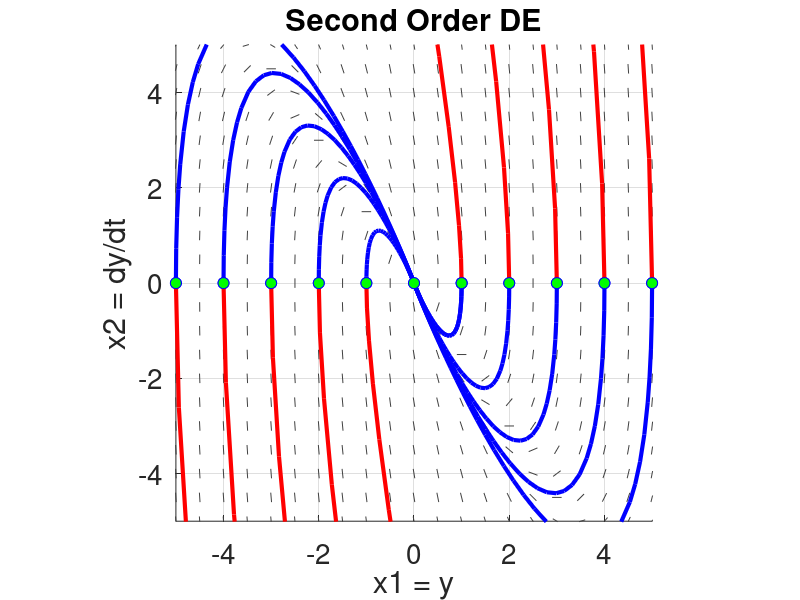

MATLAB code to generate this figure: (Note: this script raises an error after producing the figure.)
close all; clear all; clc
a=1; b=6; c=9
F = @(t, x) [x(2); -(c/a) .* x(1) - (b/a) .* x(2)] 
x1min = -5; x1max= 5; x2min = -5; x2max =5;
figure % Pop up a new figure
axis([x1min x1max x2min x2max ])
axis square
grid on; hold on
set(gca, 'FontSize',20)
title('Second Order DE')
xlabel('x1 = y'); ylabel('x2 = dy/dt')
radius = 0.1 % Control the size of the tick marks
spacing_horizontal = 0.5; % Control their horizontal spacing.
spacing_vertical = 0.5; % Control their vertical spacing.
my_color = [0.25, 0.25, 0.25]; % Control their color.
optional_dots = 0; % Control whether a dot is placed. Use 0 or 1
time = 0

for x1p =x1min: spacing_horizontal: x1max
 for x2p = x2min: spacing_vertical: x2max
 x=[x1p;x2p]; % Update the state vector x.
 dx = F(time,x) % Find dx/dt
 % Add a line here to replace dx by a unit vector.
 mag=(sqrt((dx(1))^2+(dx(2)^2)))
 dx(1)=dx(1)/mag
 dx(2)=dx(2)/mag
 dx1 = dx(1) *radius; dx2 = dx(2)*radius; % Scale tick marks.
 % Plot the tick marks!
 plot([x1p - dx1 , x1p + dx1 ], [x2p - dx2 , x2p + dx2] , 'Color', my_color);

 if optional_dots
 plot( x1p, x2p, 'cyano', 'MarkerSize', 4, 'MarkerFaceColor', 'blue')
 end
 end
 pause(0.1)
end

%plots one solution
tStart = 0; tEnd = 10;
both_directions = 1; % Change to 0 to draw in the forward direction only.
show_initial_point = 1; % Change to 0 to suppress drawing the initial points.
x0 = [1;0];
[~, x_out] = ode45(F, [tStart, tEnd], x0);
plot(x_out(:,1), x_out(:,2), 'blue', 'LineWidth', 3)
% Show initial point using a green dot.
if show_initial_point
 plot(x0(1), x0(2), 'bo', 'MarkerSize', 8, 'MarkerFaceColor', 'green')
end

for n = -5:5
x0 = [n; 0]
% Block of code here
[~, x_out] = ode45(F, [tStart, tEnd], x0);
plot(x_out(:,1), x_out(:,2), 'blue', 'LineWidth', 3)
% Show initial point using a green dot.
if show_initial_point
 plot(x0(1), x0(2), 'bo', 'MarkerSize', 8, 'MarkerFaceColor', 'green')
end
end

for n = -5:5
x0 = [n; 0]
% Block of code here
[~, x_out] = ode45(F, tStart: -0.05: -tEnd, x0); % Backwards!!!
plot(x_out(:,1), x_out(:,2), 'red', 'LineWidth', 3)
% Show initial point using a green dot.
if show_initial_point
 plot(x0(1), x0(2), 'bo', 'MarkerSize', 8, 'MarkerFaceColor', 'green')
end
end


%% Doesn't work
clear, clc
syms y(t) n
Dy = diff(y, t); D2y = diff(y,t,t);

a = 1; b = 6; c = 9;
DE = a*D2y + b * Dy + c * y == 0
 
dsolve(DE, y(0)==[n;0])

%% Moving on
close all; clear all; clc
a=1; b=6; c=9
F = @(t, x) [x(2); -(c/a) .* x(1) - (b/a) .* x(2)] 
x1min = -5; x1max= 5; x2min = -5; x2max =5;
figure % Pop up a new figure
axis([x1min x1max x2min x2max ])
axis square
grid on; hold on
set(gca, 'FontSize',20)
title('Second Order DE')
xlabel('x1 = y'); ylabel('x2 = dy/dt')
radius = 0.1 % Control the size of the tick marks
spacing_horizontal = 0.5; % Control their horizontal spacing.
spacing_vertical = 0.5; % Control their vertical spacing.
my_color = [0.25, 0.25, 0.25]; % Control their color.
optional_dots = 0; % Control whether a dot is placed. Use 0 or 1
time = -1
for x1p =x1min: spacing_horizontal: x1max
 for x2p = x2min: spacing_vertical: x2max
 x=[x1p;x2p]; % Update the state vector x.
 dx = F(time,x) % Find dx/dt
 % Add a line here to replace dx by a unit vector.
 mag=(sqrt((dx(1))^2+(dx(2)^2)))
 dx(1)=dx(1)/mag
 dx(2)=dx(2)/mag
 dx1 = dx(1) *radius; dx2 = dx(2)*radius; % Scale tick marks.
 % Plot the tick marks!
 plot([x1p - dx1 , x1p + dx1 ], [x2p - dx2 , x2p + dx2] , 'Color', my_color);

 if optional_dots
 plot( x1p, x2p, 'cyano', 'MarkerSize', 4, 'MarkerFaceColor', 'blue')
 end
 end
 pause(0.1)
end

%plots one solution
tStart = 0; tEnd = 10;
both_directions = 1; % Change to 0 to draw in the forward direction only.
show_initial_point = 1; % Change to 0 to suppress drawing the initial points.
x0 = [1;0];
[~, x_out] = ode45(F, [tStart, tEnd], x0);
comet(x_out(:,1), x_out(:,2))
% Show initial point using a green dot.
if show_initial_point
 plot(x0(1), x0(2), 'bo', 'MarkerSize', 8, 'MarkerFaceColor', 'yellow')
end

for n = -5:5
x0 = [n; 0]
% Block of code here
[~, x_out] = ode45(F, [tStart, tEnd], x0);
comet(x_out(:,1), x_out(:,2))
% Show initial point using a green dot.
if show_initial_point
 plot(x0(1), x0(2), 'bo', 'MarkerSize', 8, 'MarkerFaceColor', 'yellow')
end
end

%% Custom Direction Field for second-order differential equation:

% ay'' + by' + cy = 0
clear, clc, close all
% BLOCK 1: Convert 2nd-order DE to a system of first order DEs.
% The new system will have the form dx/dt = F(t, x) where x is the state
% vector. So, x = [x1; x2]
% Define the constants here.
% Define F(t, x) as an anonymous function.
% Below, x is a column vector with two components
F = @(t, x) [x(2); -x(1)-((1-((x(1))^2)*x(2))/2)] ;

% BLOCK 2: Set the plot window dimensions here.
% Customize the plot settings.
x1min = -5; x1max= 5; x2min = -5; x2max =5;
figure % Pop up a new figure
axis([x1min x1max x2min x2max ])
axis square
grid on; hold on
set(gca, 'FontSize', 20)
title('Van der Pol Oscillator')
xlabel('x1 = y'); ylabel('x2 = dy/dt')

radius = 0.1 % Control the size of the tick marks
spacing_horizontal = 0.5; % Control their horizontal spacing.
spacing_vertical = 0.5; % Control their vertical spacing.
my_color = [0.25, 0.25, 0.25]; % Control their color.
optional_dots = 1; % Control whether a dot is placed. Use 0 or 1
time = -5:5;

for x1p =x1min: spacing_horizontal: x1max
 for x2p = x2min: spacing_vertical: x2max
 x=[x1p;x2p]; % Update the state vector x.
 dx = F(time,x); % Find dx/dt
 % Add a line here to replace dx by a unit vector.
 mag=(sqrt((dx(1))^2+(dx(2)^2)));
 dx(1)=dx(1)/mag;
 dx(2)=dx(2)/mag;
 dx1 = dx(1) *radius; dx2 = dx(2)*radius; % Scale tick marks.
 % Plot the tick marks!
 plot([x1p - dx1 , x1p + dx1 ], [x2p - dx2 , x2p + dx2] , 'Color', my_color);
 end
end




%plots one solution
tStart = [0]; tEnd = [30];
both_directions = 1; % Change to 0 to draw in the forward direction only.
show_initial_point = 1; % Change to 0 to suppress drawing the initial points.
x0 = [1;0];
[~, x_out] = ode45(F, [tStart, tEnd], x0);
comet(x_out(:,1), x_out(:,2))
% Show initial point using a green dot.
if show_initial_point
 plot(x0(1), x0(2), 'bo', 'MarkerSize', 8, 'MarkerFaceColor', 'yellow')
end

for n = -5:.1:5
x0 = [n; 0]
% Block of code here
[~, x_out] = ode45(F, [tStart, tEnd], x0);
comet(x_out(:,1), x_out(:,2))
% Show initial point using a green dot.
if show_initial_point
 plot(x0(1), x0(2), 'bo', 'MarkerSize', 8, 'MarkerFaceColor', 'yellow')
end
end

